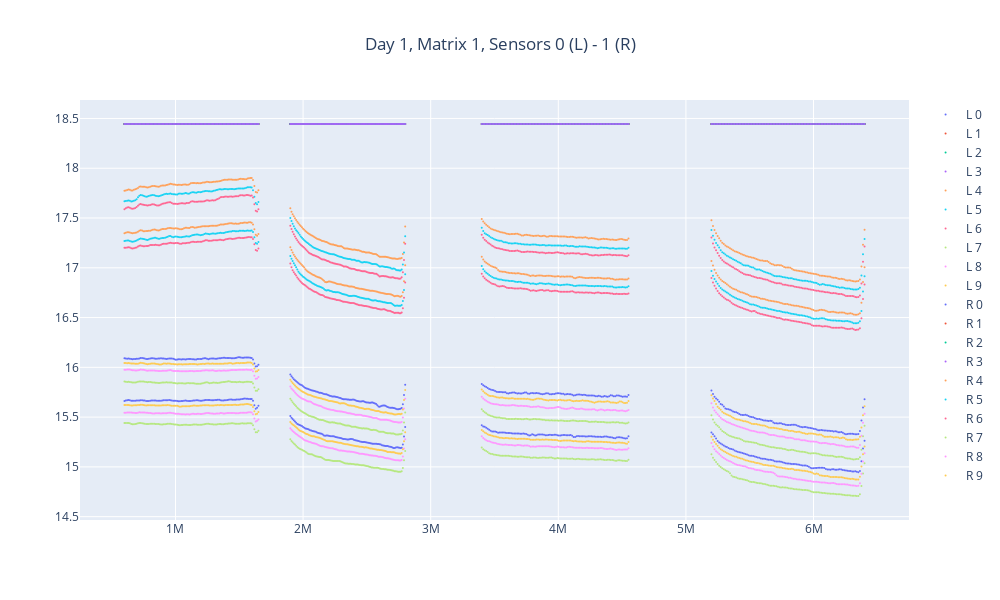

Notebook source saved alongside this figure:
### Code cell
day = 1
matrix = 1
for s in range(0, 2, 2):
    s_l = s
    s_r = s+1
    X_l, y_l, time_arr_l = dataset.get_sensor_cls(day, matrix,
                                                  s_l,
                                                  num_samples=100,
                                                  as_log=True)
    X_r, y_r, time_arr_r = dataset.get_sensor_cls(day, matrix,
                                                  s_r,
                                                  num_samples=100,
                                                  as_log=True)
    title = f"Day {day}, Matrix {matrix}, Sensors {s_l} (L) - {s_r} (R)"

    plot_data_pair(X_l, X_r, time_arr_l, title)

### Figure 1 — Plotly figure (JSON) as saved in the notebook; plotly's stock layout.template omitted (floating-point values rounded to 4 significant figures; data arrays with more than 128 entries replaced by an {"elided": "..."} marker saying what was removed)
{"data": [{"marker": {"size": 2}, "mode": "markers", "name": "L 0", "type": "scatter", "x": {"elided": "400 float values"}, "y": {"elided": "400 float values"}}, {"marker": {"size": 2}, "mode": "markers", "name": "L 1", "type": "scatter", "x": {"elided": "400 float values"}, "y": {"elided": "400 float values"}}, {"marker": {"size": 2}, "mode": "markers", "name": "L 2", "type": "scatter", "x": {"elided": "400 float values"}, "y": {"elided": "400 float values"}}, {"marker": {"size": 2}, "mode": "markers", "name": "L 3", "type": "scatter", "x": {"elided": "400 float values"}, "y": {"elided": "400 float values"}}, {"marker": {"size": 2}, "mode": "markers", "name": "L 4", "type": "scatter", "x": {"elided": "400 float values"}, "y": {"elided": "400 float values"}}, {"marker": {"size": 2}, "mode": "markers", "name": "L 5", "type": "scatter", "x": {"elided": "400 float values"}, "y": {"elided": "400 float values"}}, {"marker": {"size": 2}, "mode": "markers", "name": "L 6", "type": "scatter", "x": {"elided": "400 float values"}, "y": {"elided": "400 float values"}}, {"marker": {"size": 2}, "mode": "markers", "name": "L 7", "type": "scatter", "x": {"elided": "400 float values"}, "y": {"elided": "400 float values"}}, {"marker": {"size": 2}, "mode": "markers", "name": "L 8", "type": "scatter", "x": {"elided": "400 float values"}, "y": {"elided": "400 float values"}}, {"marker": {"size": 2}, "mode": "markers", "name": "L 9", "type": "scatter", "x": {"elided": "400 float values"}, "y": {"elided": "400 float values"}}, {"marker": {"size": 2}, "mode": "markers", "name": "R 0", "type": "scatter", "x": {"elided": "400 float values"}, "y": {"elided": "400 float values"}}, {"marker": {"size": 2}, "mode": "markers", "name": "R 1", "type": "scatter", "x": {"elided": "400 float values"}, "y": {"elided": "400 float values"}}, {"marker": {"size": 2}, "mode": "markers", "name": "R 2", "type": "scatter", "x": {"elided": "400 float values"}, "y": {"elided": "400 float values"}}, {"marker": {"size": 2}, "mode": "markers", "name": "R 3", "type": "scatter", "x": {"elided": "400 float values"}, "y": {"elided": "400 float values"}}, {"marker": {"size": 2}, "mode": "markers", "name": "R 4", "type": "scatter", "x": {"elided": "400 float values"}, "y": {"elided": "400 float values"}}, {"marker": {"size": 2}, "mode": "markers", "name": "R 5", "type": "scatter", "x": {"elided": "400 float values"}, "y": {"elided": "400 float values"}}, {"marker": {"size": 2}, "mode": "markers", "name": "R 6", "type": "scatter", "x": {"elided": "400 float values"}, "y": {"elided": "400 float values"}}, {"marker": {"size": 2}, "mode": "markers", "name": "R 7", "type": "scatter", "x": {"elided": "400 float values"}, "y": {"elided": "400 float values"}}, {"marker": {"size": 2}, "mode": "markers", "name": "R 8", "type": "scatter", "x": {"elided": "400 float values"}, "y": {"elided": "400 float values"}}, {"marker": {"size": 2}, "mode": "markers", "name": "R 9", "type": "scatter", "x": {"elided": "400 float values"}, "y": {"elided": "400 float values"}}], "layout": {"height": 600, "title": {"text": "Day 1, Matrix 1, Sensors 0 (L) - 1 (R)", "x": 0.5}, "width": 1000}}
